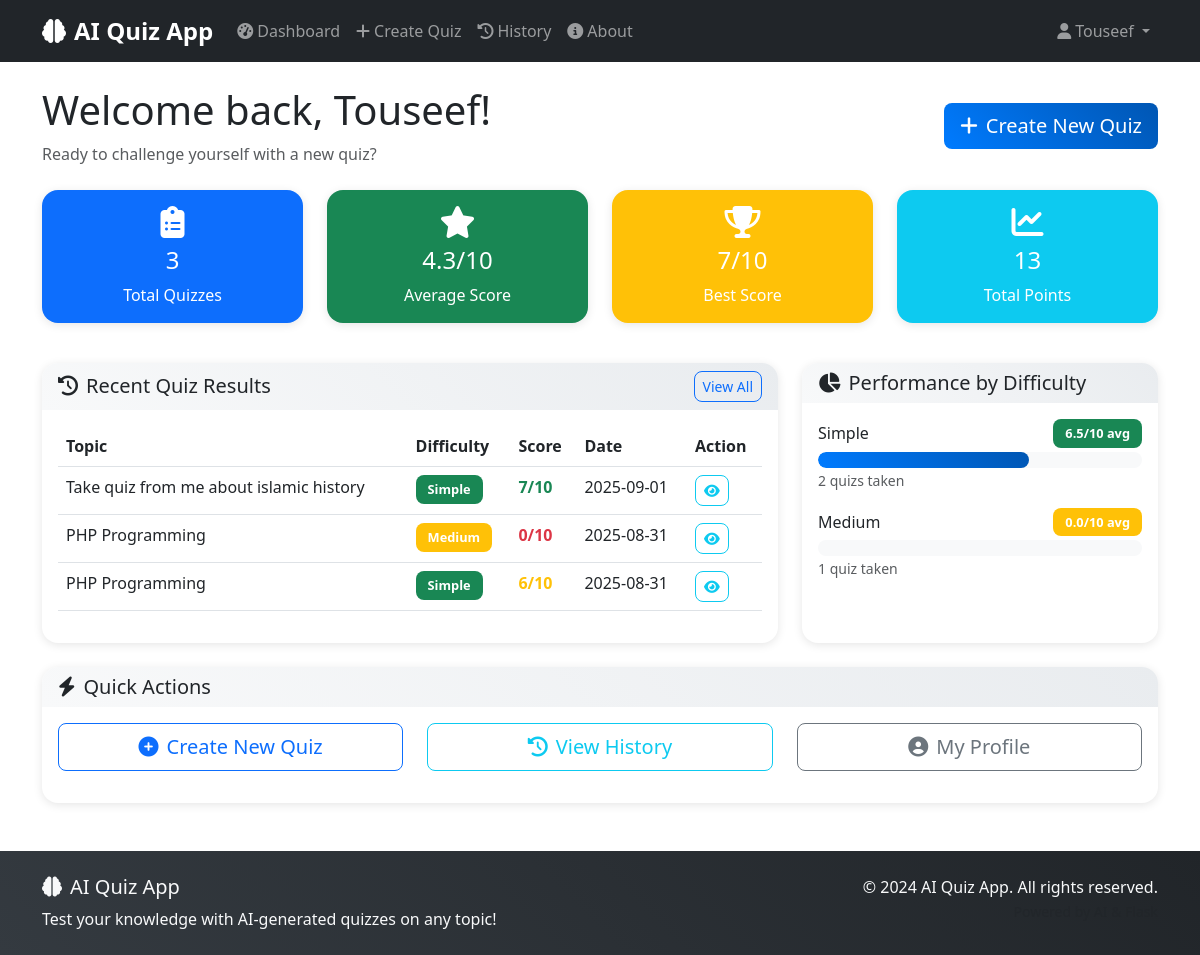
The page /dashboard (signed in) on the database as committed earlier.
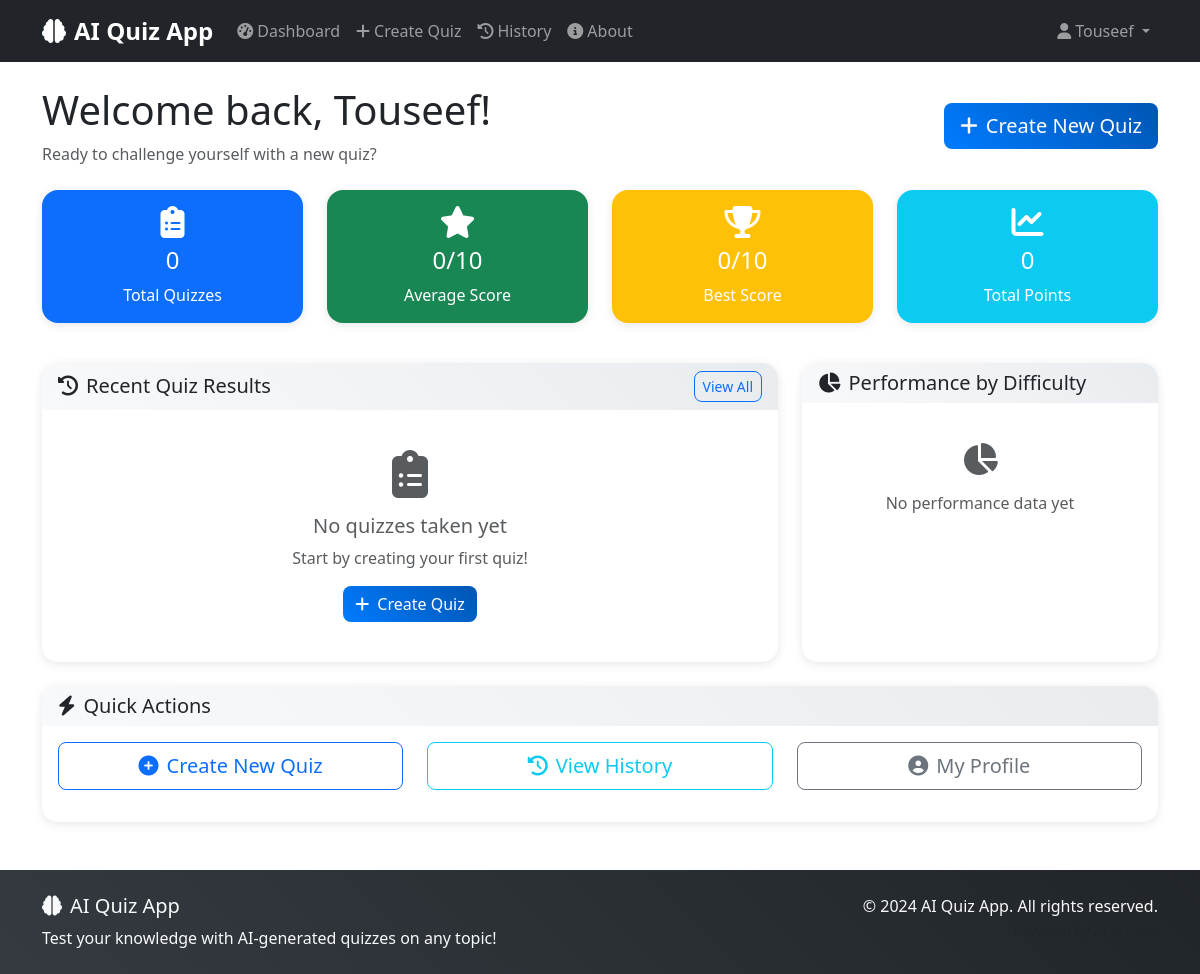
The same page on the database as committed later.
### models.py (models this page shows, shortened)
class User(UserMixin, db.Model):
    __tablename__ = 'users'
    id = db.Column(db.Integer, primary_key=True)
    username = db.Column(db.String(80), unique=True, nullable=False)
    email = db.Column(db.String(120), unique=True, nullable=False)
    password_hash = db.Column(db.String(255), nullable=False)
    created_at = db.Column(db.DateTime, default=datetime.utcnow)
    results = db.relationship('QuizResult', backref='user', lazy=True)

class Quiz(db.Model):
    __tablename__ = 'quizzes'
    id = db.Column(db.Integer, primary_key=True)
    topic = db.Column(db.String(200), nullable=False)
    difficulty = db.Column(db.Enum('simple', 'medium', 'hard'), nullable=False)
    created_at = db.Column(db.DateTime, default=datetime.utcnow)
    questions = db.relationship('Question', backref='quiz', lazy=True, cascade='all, delete-orphan')
    results = db.relationship('QuizResult', backref='quiz', lazy=True)

### routes/main.py (the view)
@main_bp.route('/dashboard')
@login_required
def dashboard():
    results = QuizResult.query.filter_by(user_id=current_user.id).all()
    stats = {
        'total_quizzes': len(results),
        'average_score': 0,
        'best_score': 0,
        'total_score': 0,
        'difficulty_stats': {'simple': 0, 'medium': 0, 'hard': 0},
        'recent_results': []
    }
    if results:
        scores = [r.score for r in results]
        stats['average_score'] = round(sum(scores) / len(scores), 1)
        stats['best_score'] = max(scores)
        stats['total_score'] = sum(scores)
        difficulty_query = db.session.query(
            Quiz.difficulty,
            func.avg(QuizResult.score).label('avg_score'),
            func.count(QuizResult.id).label('count')
        ).join(QuizResult).filter(
            QuizResult.user_id == current_user.id
        ).group_by(Quiz.difficulty).all()
        for difficulty, avg_score, count in difficulty_query:
            stats['difficulty_stats'][difficulty] = {
                'count': count,
                'average_score': round(float(avg_score), 1)
            }
        recent_results = QuizResult.query.filter_by(user_id=current_user.id)\
                                        .order_by(QuizResult.taken_at.desc())\
                                        .limit(5).all()
        stats['recent_results'] = [r.to_dict() for r in recent_results]
    return render_template('main/dashboard.html', stats=stats)

### models.py (called while the page is built)
    def to_dict(self):
        return {
            'id': self.id,
            'quiz_id': self.quiz_id,
            'score': self.score,
            'taken_at': self.taken_at.isoformat(),
            'quiz_topic': self.quiz.topic,
            'quiz_difficulty': self.quiz.difficulty
        }

### templates/main/dashboard.html (shortened to what this page needs)
{% extends "base.html" %}
{% block content %}
<div class="row">
    <div class="col-12">
        <div class="d-flex justify-content-between align-items-center mb-4">
            <div>
                <h1>Welcome back, {{ current_user.username }}!</h1>
                <p class="text-muted mb-0">Ready to challenge yourself with a new quiz?</p>
            </div>
            <a href="{{ url_for('quiz.create_quiz') }}" class="btn btn-primary btn-lg">
                <i class="fas fa-plus me-2"></i>Create New Quiz
            </a>
        </div>
    </div>
</div>
<div class="row mb-4">
    <div class="col-md-3 mb-3">
        <div class="card bg-primary text-white h-100">
            <div class="card-body text-center">
                <i class="fas fa-clipboard-list fa-2x mb-2"></i>
                <h4 class="card-title">{{ stats.total_quizzes }}</h4>
                <p class="card-text">Total Quizzes</p>
            </div>
        </div>
    </div>
    <div class="col-md-3 mb-3">
        <div class="card bg-success text-white h-100">
            <div class="card-body text-center">
                <i class="fas fa-star fa-2x mb-2"></i>
                <h4 class="card-title">{{ stats.average_score }}/10</h4>
                <p class="card-text">Average Score</p>
            </div>
        </div>
    </div>
    <div class="col-md-3 mb-3">
        <div class="card bg-warning text-white h-100">
            <div class="card-body text-center">
                <i class="fas fa-trophy fa-2x mb-2"></i>
                <h4 class="card-title">{{ stats.best_score }}/10</h4>
                <p class="card-text">Best Score</p>
            </div>
        </div>
    </div>
    <div class="col-md-3 mb-3">
        <div class="card bg-info text-white h-100">
            <div class="card-body text-center">
                <i class="fas fa-chart-line fa-2x mb-2"></i>
                <h4 class="card-title">{{ stats.total_score }}</h4>
                <p class="card-text">Total Points</p>
            </div>
        </div>
    </div>
</div>
<div class="row">
    <div class="col-lg-8 mb-4">
        <div class="card h-100">
            <div class="card-header">
                <div class="d-flex justify-content-between align-items-center">
                    <h5 class="mb-0"><i class="fas fa-history me-2"></i>Recent Quiz Results</h5>
                    <a href="{{ url_for('quiz.quiz_history') }}" class="btn btn-sm btn-outline-primary">View All</a>
                </div>
            </div>
            <div class="card-body">
                {% if stats.recent_results %}
                    <div class="table-responsive">
                        <table class="table table-hover">
                            <thead>
                                <tr>
                                    <th>Topic</th>
                                    <th>Difficulty</th>
                                    <th>Score</th>
                                    <th>Date</th>
                                    <th>Action</th>
                                </tr>
                            </thead>
                            <tbody>
                                {% for result in stats.recent_results %}
                                <tr>
                                    <td>{{ result.quiz_topic }}</td>
                                    <td>
                                        <span class="badge bg-{{ 'success' if result.quiz_difficulty == 'simple' else 'warning' if result.quiz_difficulty == 'medium' else 'danger' }}">
                                            {{ result.quiz_difficulty.title() }}
                                        </span>
                                    </td>
                                    <td>
                                        <strong class="text-{{ 'success' if result.score >= 7 else 'warning' if result.score >= 5 else 'danger' }}">
                                            {{ result.score }}/10
                                        </strong>
                                    </td>
                                    <td>{{ result.taken_at[:10] }}</td>
                                    <td>
                                        <a href="{{ url_for('quiz.view_results', result_id=result.id) }}" class="btn btn-sm btn-outline-info">
                                            <i class="fas fa-eye"></i>
                                        </a>
                                    </td>
                                </tr>
                                {% endfor %}
                            </tbody>
                        </table>
                    </div>
                {% else %}
                    <div class="text-center py-4">
                        <i class="fas fa-clipboard-list fa-3x text-muted mb-3"></i>
                        <h5 class="text-muted">No quizzes taken yet</h5>
                        <p class="text-muted">Start by creating your first quiz!</p>
                        <a href="{{ url_for('quiz.create_quiz') }}" class="btn btn-primary">
                            <i class="fas fa-plus me-2"></i>Create Quiz
                        </a>
                    </div>
                {% endif %}
            </div>
        </div>
    </div>
    <div class="col-lg-4 mb-4">
        <div class="card h-100">
            <div class="card-header">
                <h5 class="mb-0"><i class="fas fa-chart-pie me-2"></i>Performance by Difficulty</h5>
            </div>
            <div class="card-body">
                {% if stats.total_quizzes > 0 %}
                    {% for difficulty, data in stats.difficulty_stats.items() %}
                        {% if data and data.count > 0 %}
                        <div class="mb-3">
                            <div class="d-flex justify-content-between align-items-center mb-1">
                                <span class="fw-medium">{{ difficulty.title() }}</span>
                                <span class="badge bg-{{ 'success' if difficulty == 'simple' else 'warning' if difficulty == 'medium' else 'danger' }}">
                                    {{ data.average_score }}/10 avg
                                </span>
                            </div>
                            <div class="progress">
                                <div class="progress-bar bg-{{ 'success' if difficulty == 'simple' else 'warning' if difficulty == 'medium' else 'danger' }}"
                                     style="width: {{ (data.average_score / 10) * 100 }}%"></div>
                            </div>
                            <small class="text-muted">{{ data.count }} quiz{{ 's' if data.count != 1 else '' }} taken</small>
                        </div>
                        {% endif %}
                    {% endfor %}
                {% else %}
                    <div class="text-center py-4">
                        <i class="fas fa-chart-pie fa-2x text-muted mb-3"></i>
                        <p class="text-muted">No performance data yet</p>
                    </div>
                {% endif %}
            </div>
        </div>
    </div>
</div>
<div class="row">
    <div class="col-12">
        <div class="card">
            <div class="card-header">
                <h5 class="mb-0"><i class="fas fa-bolt me-2"></i>Quick Actions</h5>
            </div>
            <div class="card-body">
                <div class="row">
                    <div class="col-md-4 mb-3">
                        <div class="d-grid">
                            <a href="{{ url_for('quiz.create_quiz') }}" class="btn btn-outline-primary btn-lg">
                                <i class="fas fa-plus-circle me-2"></i>Create New Quiz
                            </a>
                        </div>
                    </div>
                    <div class="col-md-4 mb-3">
                        <div class="d-grid">
                            <a href="{{ url_for('quiz.quiz_history') }}" class="btn btn-outline-info btn-lg">
                                <i class="fas fa-history me-2"></i>View History
                            </a>
                        </div>
                    </div>
                    <div class="col-md-4 mb-3">
                        <div class="d-grid">
                            <a href="{{ url_for('auth.profile') }}" class="btn btn-outline-secondary btn-lg">
                                <i class="fas fa-user-circle me-2"></i>My Profile
                            </a>
                        </div>
                    </div>
                </div>
            </div>
        </div>
    </div>
</div>
{% endblock %}

### templates/base.html (shortened to what this page needs)
<!DOCTYPE html>
<html lang="en">
<head>
    <link href="https://cdn.jsdelivr.net/npm/bootstrap@5.3.0/dist/css/bootstrap.min.css" rel="stylesheet">
    <link href="https://cdnjs.cloudflare.com/ajax/libs/font-awesome/6.4.0/css/all.min.css" rel="stylesheet">
    <link href="{{ url_for('static', filename='css/style.css') }}" rel="stylesheet">
</head>
<body>
    <nav class="navbar navbar-expand-lg navbar-dark bg-dark">
        <div class="container">
            <a class="navbar-brand" href="{{ url_for('main.index') }}">
                <i class="fas fa-brain me-2"></i>AI Quiz App
            </a>
            <div class="collapse navbar-collapse" id="navbarNav">
                <ul class="navbar-nav me-auto">
                    {% if current_user.is_authenticated %}
                        <li class="nav-item">
                            <a class="nav-link" href="{{ url_for('main.dashboard') }}">
                                <i class="fas fa-tachometer-alt me-1"></i>Dashboard
                            </a>
                        </li>
                        <li class="nav-item">
                            <a class="nav-link" href="{{ url_for('quiz.create_quiz') }}">
                                <i class="fas fa-plus me-1"></i>Create Quiz
                            </a>
                        </li>
                        <li class="nav-item">
                            <a class="nav-link" href="{{ url_for('quiz.quiz_history') }}">
                                <i class="fas fa-history me-1"></i>History
                            </a>
                        </li>
                    {% endif %}
                    <li class="nav-item">
                        <a class="nav-link" href="{{ url_for('main.about') }}">
                            <i class="fas fa-info-circle me-1"></i>About
                        </a>
                    </li>
                </ul>
                <ul class="navbar-nav">
                    {% if current_user.is_authenticated %}
                        <li class="nav-item dropdown">
                            <a class="nav-link dropdown-toggle" href="#" id="navbarDropdown" role="button" data-bs-toggle="dropdown">
                                <i class="fas fa-user me-1"></i>{{ current_user.username }}
                            </a>
                        </li>
                    {% endif %}
                </ul>
            </div>
        </div>
    </nav>
    <main class="container my-4">
        {% block content %}{% endblock %}
    </main>
    <footer class="bg-dark text-light py-4 mt-5">
        <div class="container">
            <div class="row">
                <div class="col-md-6">
                    <h5><i class="fas fa-brain me-2"></i>AI Quiz App</h5>
                    <p class="mb-0">Test your knowledge with AI-generated quizzes on any topic!</p>
                </div>
                <div class="col-md-6 text-md-end">
                    <p class="mb-0">&copy; 2024 AI Quiz App. All rights reserved.</p>
                    <small class="text-muted">Powered by AI & Flask</small>
                </div>
            </div>
        </div>
    </footer>
</body>
</html>

### static/css/style.css (style rules this page uses)
.btn { border-radius: 0.5rem; font-weight: 500; transition: all 0.3s ease; }
.btn-primary { background: linear-gradient(45deg, #007bff, #0056b3); border: none; }
.card { border-radius: 1rem; border: none; box-shadow: 0 2px 10px rgba(0, 0, 0, 0.1); transition: transform 0.3s ease, box-shadow 0.3s ease; }
.card-header { background: linear-gradient(45deg, #f8f9fa, #e9ecef); border-bottom: none; border-radius: 1rem 1rem 0 0 !important; }
.navbar-brand { font-weight: bold; font-size: 1.5rem; }
.navbar-nav .nav-link { font-weight: 500; transition: color 0.3s ease; }
footer { background: linear-gradient(45deg, #343a40, #212529) !important; }
.fade-in-up { animation: fadeInUp 0.8s ease-out; }

Rows that differ between the two databases and show on the page:
removed Quiz: quiz_topic "Take quiz from me about islamic history", quiz_difficulty "Simple", score "7", created_at "2025-09-01"
removed Quiz: quiz_topic "PHP Programming", quiz_difficulty "Medium", score "0", created_at "2025-08-31"
no longer on this page (row edited): Quiz: quiz_topic "PHP Programming", quiz_difficulty "Simple", score "6", created_at "2025-08-31"
Other text that changed with them:
{{ stats.total_quizzes }}: "3" → "0"
{{ stats.average_score }}: "4.3" → "0"
{{ stats.best_score }}: "7" → "0"
{{ stats.total_score }}: "13" → "0"
text no longer shown: "Topic Difficulty Score Date Action"
text now shown: "No quizzes taken yet Start by creating your first quiz! Create Quiz No performance data yet"
list line gone: "Simple 6.5 /10 avg 2 quiz s taken"
list line gone: "Medium 0.0 /10 avg 1 quiz taken"
